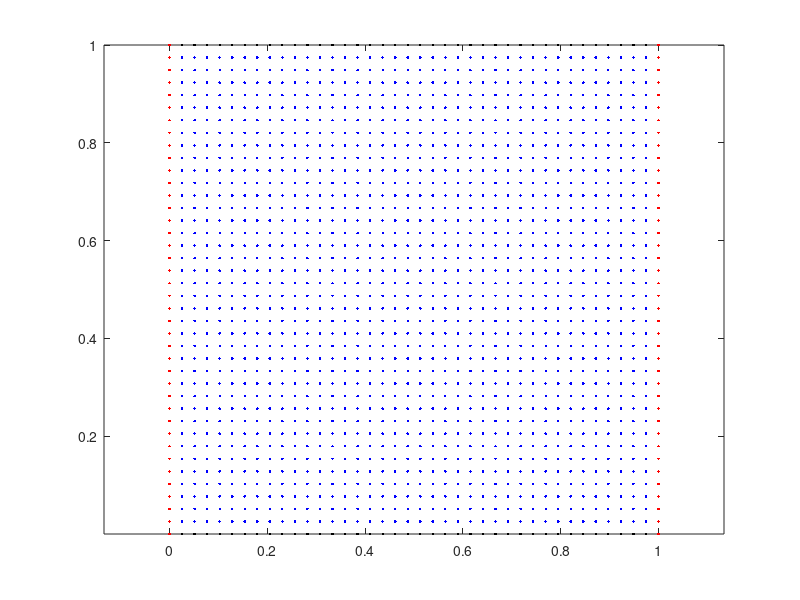
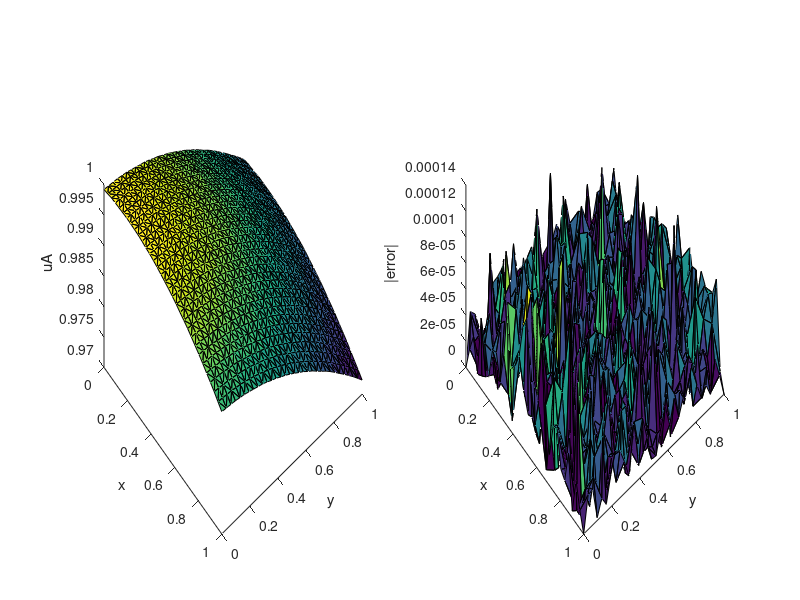

Write MATLAB code to recreate these figures, in order.
%------ HRBF based MAPS for Elliptic PDES ----------%

% Example 2 %

warning off;
clearvars;      close all;      clc;    format long;
tic;

%%---Data Points--%%
w0 = 9e-3;
c0 = 0.3; % MHRBF, MGA, GA, HRBF, c0 = 0.3
mm = 2;

%-----------------------%
nodes        = 'n16';       % n16 = 1600, n9 = 900, n4 = 400, n1 = 100
method       = 'HMAPS';     % HMAPS = MAPS-GA+C3, HRBF = GA+C3, PMAPS = MAPS-PS, GMAPS = MAPS-GA, PSRBF = PS-RBF, GARBF = GA-RBF
BCS          = 'DtN';       % dirichlet-to-NeuMann BCs "other cases can be added" 
%------------ Domain parameters ---------- %
a = 0; b = 1;
switch (nodes)
    case('n16')
        [x,y]  = meshgrid(linspace(a,b,40),linspace(a,b,40));                  % n=1600
        Xn     = [x(:), y(:)];
        Dbpi   = find(Xn(:,1)==a | Xn(:,1)==b);                                % index of Dirichlet bpts
        Nbpi   = find((Xn(:,2)==a | Xn(:,2)==b) & ~(Xn(:,1)==a | Xn(:,1)==b)); % index of Neumann bpts
        NI     = find((Xn(:,1)~=a & Xn(:,1)~=b & Xn(:,2)~=a & Xn(:,2)~=b));    % index of Interior pts
    case('n9')
        [x,y]  = meshgrid(linspace(a,b,30),linspace(a,b,30));                  % n=900
        Xn     = [x(:), y(:)];
        Dbpi   = find(Xn(:,1)==a | Xn(:,1)==b);                                % index of Dirichlet bpts
        Nbpi   = find((Xn(:,2)==a | Xn(:,2)==b) & ~(Xn(:,1)==a | Xn(:,1)==b)); % index of Neumann bpts
        NI     = find((Xn(:,1)~=a & Xn(:,1)~=b & Xn(:,2)~=a & Xn(:,2)~=b));    % index of Interior pts
    case('n4')
        [x,y]  = meshgrid(linspace(a,b,20),linspace(a,b,20));                  % n=400
        Xn     = [x(:), y(:)];
        Dbpi   = find(Xn(:,1)==a | Xn(:,1)==b);                                % index of Dirichlet bpts
        Nbpi   = find((Xn(:,2)==a | Xn(:,2)==b) & ~(Xn(:,1)==a | Xn(:,1)==b)); % index of Neumann bpts
        NI     = find((Xn(:,1)~=a & Xn(:,1)~=b & Xn(:,2)~=a & Xn(:,2)~=b));    % index of Interior pts
    case('n1')
        [x,y]  = meshgrid(linspace(a,b,10),linspace(a,b,10));                  % n=200
        Xn     = [x(:), y(:)];
        Dbpi   = find(Xn(:,1)==a | Xn(:,1)==b);                                % index of Dirichlet bpts
        Nbpi   = find((Xn(:,2)==a | Xn(:,2)==b) & ~(Xn(:,1)==a | Xn(:,1)==b)); % index of Neumann bpts
        NI     = find((Xn(:,1)~=a & Xn(:,1)~=b & Xn(:,2)~=a & Xn(:,2)~=b));    % index of Interior pts
end
NN = length(Xn(:,1));
%----------------------%
[Xa,Yb] = meshgrid(linspace(a,b,32),linspace(a,b,32));
XX = [Xa(:), Yb(:)];
N = length(XX(:,1)); % number of test nodes (1024)
%%****** shape & wieght parameter *******%%
c  = (c0/sqrt(NN))*ones(NN,1)';   % constant shape paramter
wp = (w0/sqrt(NN))*ones(NN,1)'; % constant wiegth parameter
%---- functions BCS and source -----%
switch (BCS)
    case ('DtN')
        %%--soruce terms and boundary function--%%
        F=@(X,Y)   (130*(2*X - 2/5).^2)./((X - 1/5).^2 + (Y + 1/10).^2 + 65).^3 ...
                   + (130*(2*Y + 1/5).^2)./((X - 1/5).^2 + (Y + 1/10).^2 + 65).^3 ...
                   - 260./((X - 1/5).^2 + (Y + 1/10).^2 + 65).^2;                % source
        G1=@(X,Y)  65./((X - 1/5).^2 + (Y + 1/10).^2 + 65);                      % Dirichlet boundary data 
        G2=@(X,Y)  -(65.*(2.*Y + 1/5))./((X - 1/5).^2 + (Y + 1/10).^2 + 65).^2;  % Neumann boundary data  
        Uex=@(X,Y) 65./((X - 1/5).^2 + (Y + 1/10).^2 + 65);                      % exact
end 

%---- Square domain ----%
% for Halton nodes the next two-lines be un-commented (ref. Fig. 5) %
% XY0 = haltonset(2,'Skip',1e3,'Leap',1e2); XY = net(XY0,NN);
% Xn(NI,:) = XY(NI,:);
%%%%%%%%%%%%%%%%%%%%%%%%
xx=Xn(:,1); yy=Xn(:,2);
figure;
plot(xx(NI),yy(NI),'b.','linewidth',1.5); grid off; axis equal;
hold on
plot(xx(Dbpi),yy(Dbpi),'r.','linewidth',1.5); grid off; axis square;
hold on
plot(xx(Nbpi),yy(Nbpi),'k.','linewidth',1.5); grid off; axis square;
hold off
axis equal

%--------------------------------%
switch (method)
    case ('HMAPS')
        %% GA+C3-MAPS %%
        d0phai =@(X,c)      (-psi(1) + expint((c.*(X+eps)).^2) + log((c.*(X+eps)).^2))./(4*c.^2) +  wp.*(((X+eps).^(2*mm+1))./(2*mm+1).^2);
        d1phai =@(X,Y,c)    (c.^2.*(2.*Y).*sqrt((c.*X).^2 + 1) + (c.^2.*(2.*Y).*((c.*X).^2 + 4))./(2*sqrt((c.*X).^2 + 1)) ...
                            - (3*c.^2.*(2.*Y))./(2*(sqrt((c.*X).^2 + 1) + 1).*sqrt((c.*X).^2 + 1)))./(9*c.^2) ...
                            + wp.*(((2.*Y).*X.^(2*mm))./(2.*(X+eps)));
        d2phai =@(X,c)      exp(-(c.*X).^2) + wp.*(X+eps).^(2*mm-1);
    case ('HRBF')
        %% GA+C3 %%
        d0phai =@(X,c)      wp.*((X+eps).^(2*mm-1)) + exp(-(c.*X).^2);
        d1phai =@(X,Y,c)    Y.*(((((X+eps).^(2*mm - 2).*(2.*mm - 1))./(X+eps)).*wp - 2.*c.^2.*X.*exp(-c.^2.*X.^2))./(X+eps));
        d2phai =@(X,c)      wp.*(((X+eps).^(2.*mm - 2).*(2.*mm - 1))./(X+eps) + (X+eps).^(2.*mm - 3).*(2.*mm - 1).*(2.*mm - 2))...
                            + (- 2.*c.^2.*X.*exp(-c.^2.*X.^2))./(X+eps) - 2.*c.^2.*exp(-c.^2.*X.^2) + 4.*c.^4.*X.^2.*exp(-c.^2.*X.^2);
    case ('PMAPS')
        %% SpN-MAPS %%
        d0phai  =@(X,c)     ((X+eps).^(2*mm+1))./(2*mm+1).^2;
        d1phai  =@(X,Y,c)   ((2.*Y).*X.^(2*mm))./(2.*(X+eps));
        d2phai  =@(X,c)     (X+eps).^(2*mm-1);
    case ('GMAPS')
        %% GA-MAPS %%
        d0phai  =@(X,c)     (-psi(1) + expint((c.*(X+eps)).^2) + log((c.*(X+eps)).^2))./(4*c.^2);
        d1phai  =@(X,Y,c)   (c.^2.*(2.*Y).*sqrt((c.*X).^2 + 1) + (c.^2.*(2.*Y).*((c.*X).^2 + 4))./(2*sqrt((c.*X).^2 + 1)) ...
                            - (3*c.^2.*(2.*Y))./(2*(sqrt((c.*X).^2 + 1) + 1).*sqrt((c.*X).^2 + 1)))./(9*c.^2);
        d2phai  =@(X,c)     exp(-(c.*X).^2);
    case ('PSRBF')
        %% SpN-RBF %%
        d0phai  =@(X,c)     (X+eps).^(2*mm-1);
        d1phai  =@(X,Y,c)   Y.*(((X+eps).^(2*mm - 2).*(2.*mm - 1))./(X+eps));
        d2phai  =@(X,c)     ((X+eps).^(2.*mm - 2).*(2.*mm - 1))./(X+eps) + (X+eps).^(2.*mm - 3).*(2.*mm - 1).*(2.*mm - 2);
    case ('GARBF')
        %% GA-RBF %%
        d0phai  =@(X,c)     exp(-(c.*X).^2);
        d1phai  =@(X,Y,c)   -2.*Y.*c.^2.*exp(-c.^2.*X.^2);
        d2phai  =@(X,c)     4.*c.^4.*X.^2.*exp(-c.^2.*X.^2) - 4.*c.^2.*exp(-c.^2.*X.^2);
end

%%------------System Matrices Assembly ----------------------------------%%
b=zeros(NN,1); 
rx = xx - xx';      ry = yy - yy';      r = sqrt(rx.^2 + ry.^2);
Rx = XX(:,1) - xx'; Ry = XX(:,2) - yy'; R = sqrt(Rx.^2 + Ry.^2);

A0 = d0phai(r,c); 
A1 = d1phai(r,ry,c); 
A2 = d2phai(r,c); 
H  = d0phai(R,c);
Bi = F(xx(NI),yy(NI));      % interior points conditions
Bd = G1(xx(Dbpi),yy(Dbpi)); % boundary conditions
Bn = G2(xx(Nbpi),yy(Nbpi)); % boundary conditions
bb = [Bi;Bd;Bn];            % RHS vector

%------ LSE solution -----%
Ai=A2(NI,:);
Ad=A0(Dbpi,:);
An=A1(Nbpi,:);
A=[Ai;Ad;An];
AA= A + 2e-15*eye(size(A)); % MDI-scaling
kA = cond(AA);
if kA > 2e+16
    lambda = pinv(AA)*bb;  % can be replaced with "mldivide(AA,bb)"
else
    lambda = AA\bb;
end
uD=H*lambda;
runT=toc;
uex=Uex(XX(:,1),XX(:,2));
format short e
PMAE = norm(uD-uex,inf);
RMSE = norm(uD-uex,2)/sqrt(NN);
[PMAE, RMSE, kA, runT]
figure;
td = delaunay(XX(:,1),XX(:,2));
subplot(1,2,1)
trisurf(td,XX(:,1),XX(:,2),uD); grid off, xlabel x, ylabel y, zlabel uA, view([50 50]) % axis equal %  
subplot(1,2,2)
trisurf(td,XX(:,1),XX(:,2),abs(uD-uex)); grid off, xlabel x, ylabel y, zlabel |error|, view([50 50]) %axis equal % 


%----------------- ThE EnD --------%
